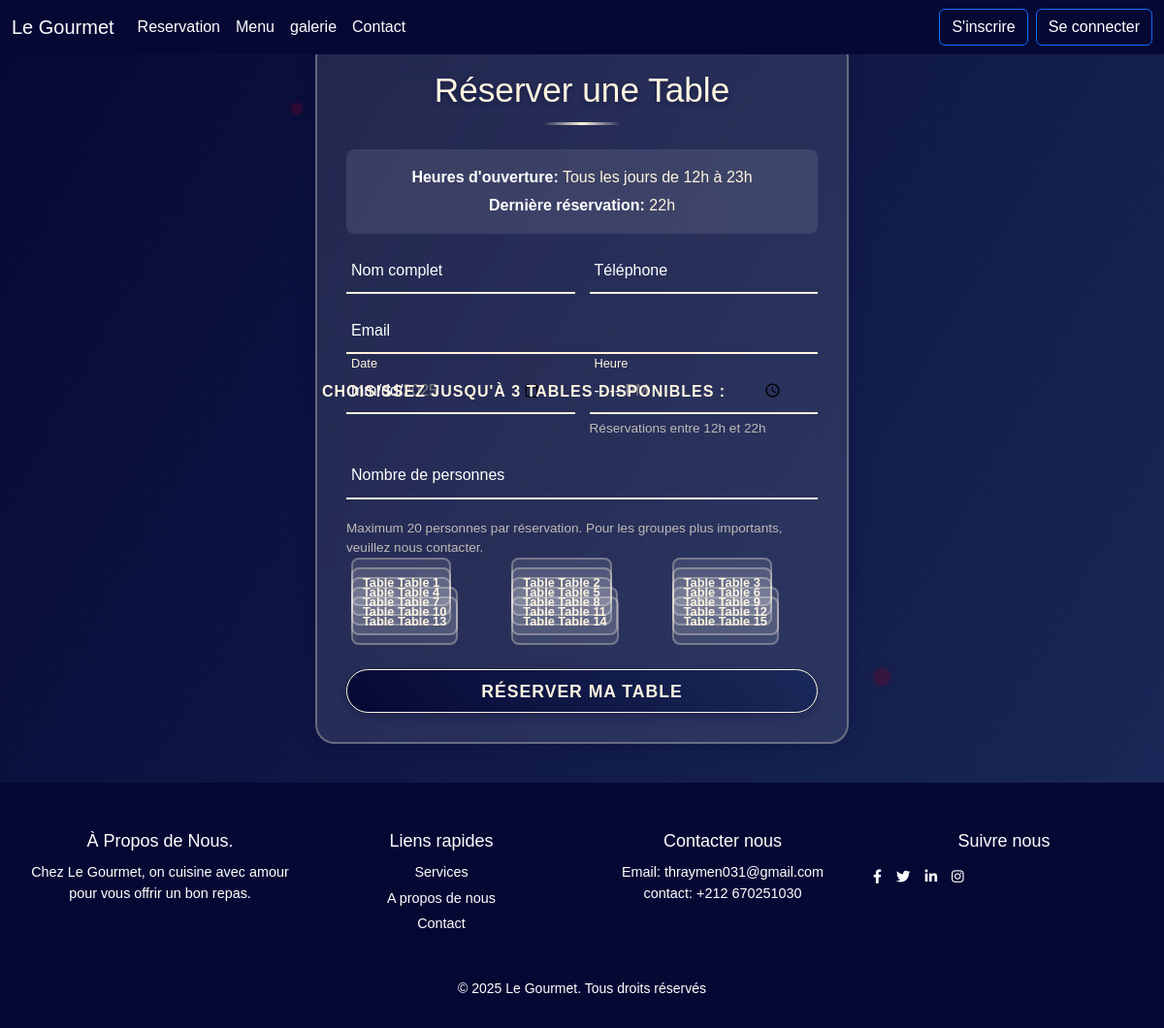
Page /Reservation.php on the committed database.
### tables this page shows
CREATE TABLE `tables` (
  `id` int(11) NOT NULL,
  `numero_table` varchar(50) NOT NULL,
  `statut` enum('libre','réservée','annulée') DEFAULT 'libre'
);

### Reservation.php (the view, shortened to what this page needs)
<?php
require_once 'cnx.php';
$formData = [
    'nom' => '',
    'email' => '',
    'telephone' => '',
    'date' => '',
    'heure' => '',
    'personnes' => ''
];
$availableTables = [];
$tablesResult = $cnx->query("SELECT id, numero_table FROM tables WHERE statut = 'libre'");
if (!$tablesResult) {
    error_log("Query failed: " . $cnx->error);
} else {
    while ($row = $tablesResult->fetch_assoc()) {
        $availableTables[] = $row;
    }
}
?>
<!DOCTYPE html>
<html lang="fr">
<head>
    <link rel="stylesheet" href="css/bootstrap.min.css">
    <link rel="stylesheet" href="https://cdnjs.cloudflare.com/ajax/libs/animate.css/4.1.1/animate.min.css" />
</head>
<body>
    <?php include("header.php"); ?>
    <div class="particles">
        <div class="particle"></div>
        <div class="particle"></div>
        <div class="particle"></div>
        <div class="particle"></div>
    </div>
    <div class="reservation-container animate__animated animate__fadeIn">
        <h2>Réserver une Table</h2>
        <div class="hours-info">
            <p><strong>Heures d'ouverture:</strong> Tous les jours de 12h à 23h</p>
            <p><strong>Dernière réservation:</strong> 22h</p>
        </div>
        <form action="" method="POST" id="reservationForm" novalidate>
            <div class="form-row">
                <div class="form-col">
                    <div class="inputbox">
                        <input type="text"
                               name="nom"
                               value="<?php echo htmlspecialchars($formData['nom']); ?>"
                               placeholder=" "
                               required
                               maxlength="100">
                        <label>Nom complet</label>
                    </div>
                </div>
                <div class="form-col">
                    <div class="inputbox">
                        <input type="tel"
                               name="telephone"
                               value="<?php echo htmlspecialchars($formData['telephone']); ?>"
                               placeholder=" "
                               required
                               pattern="[0-9+\s()-]{8,15}">
                        <label>Téléphone</label>
                    </div>
                </div>
            </div>
            <div class="inputbox">
                <input type="email"
                       name="email"
                       value="<?php echo htmlspecialchars($formData['email']); ?>"
                       placeholder=" "
                       required
                       maxlength="255">
                <label>Email</label>
            </div>
            <div class="form-row">
                <div class="form-col">
                    <div class="inputbox">
                        <input type="date"
                               name="date"
                               value="<?php echo htmlspecialchars($formData['date']); ?>"
                               min="<?php echo date('Y-m-d'); ?>"
                               max="<?php echo date('Y-m-d', strtotime('+3 months')); ?>"
                               placeholder=" "
                               required>
                        <label>Date</label>
                    </div>
                </div>
                <div class="form-col">
                    <div class="inputbox">
                        <input type="time"
                               name="heure"
                               value="<?php echo htmlspecialchars($formData['heure']); ?>"
                               min="12:00"
                               max="22:00"
                               placeholder=" "
                               required>
                        <label>Heure</label>
                    </div>
                    <p class="info-text">Réservations entre 12h et 22h</p>
                </div>
            </div>
            <div class="inputbox">
                <input type="number"
                       name="personnes"
                       min="1"
                       max="20"
                       value="<?php echo $formData['personnes'] ? htmlspecialchars($formData['personnes']) : ''; ?>"
                       placeholder=" "
                       required>
                <label>Nombre de personnes</label>
            </div>
            <p class="info-text">Maximum 20 personnes par réservation. Pour les groupes plus importants, veuillez nous contacter.</p>
            <?php if (!empty($availableTables)): ?>
                <div class="table-selection">
                    <label class="table-selection-label">Choisissez jusqu'à 3 tables disponibles :</label>
                    <div class="table-grid">
                        <?php foreach ($availableTables as $table): ?>
                            <div class="table-option">
                                <label for="table<?php echo $table['numero_table']; ?>" class="table-label">
                                    Table <?php echo $table['numero_table']; ?>
                                </label>
                            </div>
                        <?php endforeach; ?>
                    </div>
                </div>
            <?php else: ?>
                <div class="no-tables-message">
                    <p>Aucune table disponible pour le moment. Veuillez réessayer plus tard ou contactez-nous.</p>
                </div>
            <?php endif; ?>
            <button type="submit">Réserver ma table</button>
        </form>
    </div>
    <?php include("footer.php"); ?>
</body>
</html>

### Reservation.php (style rules this page uses)
* { margin: 0; padding: 0; box-sizing: border-box; }
body { min-height: 100vh; font-family: 'BodoniModa-Italic', sans-serif !important; background: linear-gradient(120deg, #060834, #1a2a5a, #060834); background-size: 200% 200%; animation: gradientBG 10s ease infinite; position: relative; overflow-x: hidden; display: flex; flex-direction: column; align-items: center; }
body::before { content: ''; position: absolute; top: 0; left: 0; width: 100%; height: 100%; background: radial-gradient(circle, rgba(255, 255, 255, 0.05) 1px, transparent 1px); background-size: 20px 20px; opacity: 0.3; z-index: 0; }
.particles { position: absolute; top: 0; left: 0; width: 100%; height: 100%; pointer-events: none; z-index: 0; }
.particle { position: absolute; background: rgba(128, 0, 32, 0.3); border-radius: 50%; box-shadow: 0 0 8px rgba(128, 0, 32, 0.2); animation: float 9s infinite ease-in-out; }
.particle:nth-child(1) { width: 12px; height: 12px; top: 10%; left: 25%; animation-duration: 8s; }
.particle:nth-child(2) { width: 18px; height: 18px; top: 65%; left: 75%; animation-duration: 10s; }
.particle:nth-child(3) { width: 15px; height: 15px; top: 35%; left: 45%; animation-duration: 7s; }
.particle:nth-child(5) { width: 14px; height: 14px; top: 20%; left: 60%; animation-duration: 9s; }
.reservation-container { position: relative; max-width: 550px; width: 100%; background-color: rgba(255, 255, 255, 0.1); border: 2px solid rgba(255, 245, 224, 0.3); border-radius: 20px; backdrop-filter: blur(15px); padding: 30px; box-shadow: 0 0 20px rgba(6, 8, 52, 0.3); z-index: 1; margin: 40px auto; transition: all 0.3s ease; }
h2 { font-size: 2.2rem; color: #fff5e0; text-align: center; margin-bottom: 25px; text-shadow: 0 2px 5px rgba(6, 8, 52, 0.4); position: relative; padding-bottom: 15px; }
h2::after { content: ''; position: absolute; bottom: 0; left: 50%; transform: translateX(-50%); width: 80px; height: 3px; background: linear-gradient(to right, transparent, #fff5e0, transparent); }
.hours-info { background: rgba(255, 255, 255, 0.1); border-radius: 8px; padding: 12px; margin: 15px 0; color: #fff5e0; text-align: center; }
.hours-info p { margin: 5px 0; }
.hours-info strong { color: #fff; }
form { display: flex; flex-direction: column; gap: 15px; }
.form-row { display: flex; gap: 15px; margin-bottom: 0; }
.form-col { flex: 1; min-width: 0; }
.inputbox { position: relative; margin: 0; border-bottom: 2px solid #fff5e0; transition: border-color 0.3s ease; }
input { width: 100%; height: 45px; background: transparent; border: none; outline: none; font-size: 1rem; padding: 0 35px 0 5px; color: #fff; font-family: 'BodoniModa-Italic', sans-serif; transition: all 0.3s ease; }
input::placeholder { color: rgba(255, 255, 255, 0.5); }
input:invalid { border-bottom-color: #dc3545; }
label { position: absolute; top: 50%; left: 5px; transform: translateY(-50%); color: #fff; font-size: 1rem; pointer-events: none; transition: all 0.3s ease; }
input:focus ~ label, input:not(:placeholder-shown) ~ label { top: -5px; font-size: 0.8rem; color: #fff5e0; }
.info-text { color: #fff5e0; font-size: 0.85rem; margin-top: 5px; margin-bottom: 0; opacity: 0.7; }
.table-selection { margin: 15px 0; }
.table-selection-label { display: block; color: #fff5e0; font-size: 1rem; font-weight: 600; margin-bottom: 10px; text-transform: uppercase; letter-spacing: 1px; }
.table-grid { display: grid; grid-template-columns: repeat(auto-fit, minmax(120px, 1fr)); gap: 10px; margin-bottom: 0; }
.table-option { position: relative; }
.table-label { display: flex; align-items: center; justify-content: center; padding: 10px; background: rgba(255, 255, 255, 0.1); border: 2px solid rgba(255, 245, 224, 0.3); border-radius: 8px; color: #fff5e0; text-align: center; cursor: pointer; transition: all 0.3s ease; font-size: 0.9rem; font-weight: 600; min-height: 50px; height: auto; }
button { width: 100%; height: 45px; border-radius: 40px; background: linear-gradient(45deg, #060834, #1a2a5a); border: 1px solid #fff5e0; outline: none; cursor: pointer; font-size: 1.1rem; font-weight: 600; color: #fff5e0; transition: all 0.4s ease; box-shadow: 0 4px 12px rgba(6, 8, 52, 0.3); text-transform: uppercase; margin-top: 15px; letter-spacing: 1px; position: relative; overflow: hidden; }
button::before { content: ''; position: absolute; top: 0; left: -100%; width: 100%; height: 100%; background: linear-gradient(90deg, transparent, rgba(255, 255, 255, 0.2), transparent); transition: all 0.4s ease; }

### rows in the picture
tables: numero_table "Table 1"
tables: numero_table "Table 2"
tables: numero_table "Table 3"
tables: numero_table "Table 4"
tables: numero_table "Table 5"
tables: numero_table "Table 6"
tables: numero_table "Table 7"
tables: numero_table "Table 8"
tables: numero_table "Table 9"
tables: numero_table "Table 10"
tables: numero_table "Table 11"
tables: numero_table "Table 12"
tables: numero_table "Table 13"
tables: numero_table "Table 14"
tables: numero_table "Table 15"
